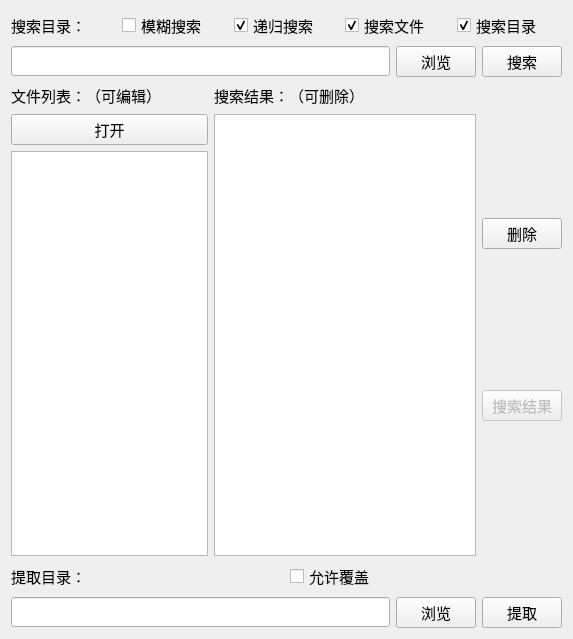
<?xml version="1.0" encoding="UTF-8"?>
<ui version="4.0">
 <class>FileExtract2</class>
 <widget class="QWidget" name="FileExtract2">
  <property name="geometry">
   <rect>
    <x>0</x>
    <y>0</y>
    <width>573</width>
    <height>639</height>
   </rect>
  </property>
  <property name="font">
   <font>
    <family>Consolas</family>
    <pointsize>11</pointsize>
   </font>
  </property>
  <property name="windowTitle">
   <string>FileExtract2</string>
  </property>
  <property name="windowIcon">
   <iconset>
    <normaloff>main.ico</normaloff>main.ico</iconset>
  </property>
  <property name="autoFillBackground">
   <bool>true</bool>
  </property>
  <layout class="QHBoxLayout" name="horizontalLayout_2">
   <item>
    <layout class="QVBoxLayout" name="verticalLayout_3">
     <item>
      <layout class="QVBoxLayout" name="verticalLayout_9">
       <item>
        <layout class="QHBoxLayout" name="horizontalLayout_16">
         <item>
          <widget class="QLabel" name="label_4">
           <property name="minimumSize">
            <size>
             <width>0</width>
             <height>25</height>
            </size>
           </property>
           <property name="text">
            <string>搜索目录：</string>
           </property>
          </widget>
         </item>
         <item>
          <widget class="QCheckBox" name="checkBox_fuzzy">
           <property name="minimumSize">
            <size>
             <width>0</width>
             <height>25</height>
            </size>
           </property>
           <property name="text">
            <string>模糊搜索</string>
           </property>
           <property name="checked">
            <bool>false</bool>
           </property>
          </widget>
         </item>
         <item>
          <widget class="QCheckBox" name="checkBox_recursion">
           <property name="minimumSize">
            <size>
             <width>0</width>
             <height>25</height>
            </size>
           </property>
           <property name="text">
            <string>递归搜索</string>
           </property>
           <property name="checked">
            <bool>true</bool>
           </property>
          </widget>
         </item>
         <item>
          <widget class="QCheckBox" name="checkBox_searchFile">
           <property name="minimumSize">
            <size>
             <width>0</width>
             <height>25</height>
            </size>
           </property>
           <property name="text">
            <string>搜索文件</string>
           </property>
           <property name="checked">
            <bool>true</bool>
           </property>
          </widget>
         </item>
         <item>
          <widget class="QCheckBox" name="checkBox_searchDir">
           <property name="minimumSize">
            <size>
             <width>0</width>
             <height>25</height>
            </size>
           </property>
           <property name="text">
            <string>搜索目录</string>
           </property>
           <property name="checked">
            <bool>true</bool>
           </property>
          </widget>
         </item>
        </layout>
       </item>
       <item>
        <layout class="QHBoxLayout" name="horizontalLayout_17" stretch="6,1,1">
         <item>
          <widget class="QLineEdit" name="lineEdit_input">
           <property name="minimumSize">
            <size>
             <width>0</width>
             <height>30</height>
            </size>
           </property>
           <property name="text">
            <string/>
           </property>
           <property name="readOnly">
            <bool>false</bool>
           </property>
          </widget>
         </item>
         <item>
          <widget class="QPushButton" name="pushButton_scaninput">
           <property name="minimumSize">
            <size>
             <width>0</width>
             <height>30</height>
            </size>
           </property>
           <property name="text">
            <string>浏览</string>
           </property>
          </widget>
         </item>
         <item>
          <widget class="QPushButton" name="pushButton_search">
           <property name="minimumSize">
            <size>
             <width>0</width>
             <height>30</height>
            </size>
           </property>
           <property name="text">
            <string>搜索</string>
           </property>
          </widget>
         </item>
        </layout>
       </item>
      </layout>
     </item>
     <item>
      <layout class="QHBoxLayout" name="horizontalLayout" stretch="3,4,1">
       <item>
        <layout class="QVBoxLayout" name="verticalLayout">
         <item>
          <widget class="QLabel" name="label_5">
           <property name="minimumSize">
            <size>
             <width>0</width>
             <height>25</height>
            </size>
           </property>
           <property name="text">
            <string>文件列表：（可编辑）</string>
           </property>
          </widget>
         </item>
         <item>
          <widget class="QPushButton" name="pushButton_scanlist">
           <property name="minimumSize">
            <size>
             <width>0</width>
             <height>30</height>
            </size>
           </property>
           <property name="text">
            <string>打开</string>
           </property>
          </widget>
         </item>
         <item>
          <widget class="QTextEdit" name="textEdit"/>
         </item>
        </layout>
       </item>
       <item>
        <layout class="QVBoxLayout" name="verticalLayout_11">
         <item>
          <widget class="QLabel" name="label_6">
           <property name="minimumSize">
            <size>
             <width>0</width>
             <height>25</height>
            </size>
           </property>
           <property name="text">
            <string>搜索结果：（可删除）</string>
           </property>
          </widget>
         </item>
         <item>
          <widget class="QListView" name="listView">
           <property name="font">
            <font>
             <family>Consolas</family>
             <pointsize>12</pointsize>
            </font>
           </property>
           <property name="editTriggers">
            <set>QAbstractItemView::NoEditTriggers</set>
           </property>
           <property name="selectionMode">
            <enum>QAbstractItemView::ExtendedSelection</enum>
           </property>
           <property name="gridSize">
            <size>
             <width>0</width>
             <height>25</height>
            </size>
           </property>
          </widget>
         </item>
        </layout>
       </item>
       <item>
        <layout class="QVBoxLayout" name="verticalLayout_2">
         <item>
          <widget class="QPushButton" name="pushButton_delete">
           <property name="minimumSize">
            <size>
             <width>0</width>
             <height>30</height>
            </size>
           </property>
           <property name="text">
            <string>删除</string>
           </property>
          </widget>
         </item>
         <item>
          <widget class="QPushButton" name="pushButton_searchresult">
           <property name="enabled">
            <bool>false</bool>
           </property>
           <property name="text">
            <string>搜索结果</string>
           </property>
          </widget>
         </item>
        </layout>
       </item>
      </layout>
     </item>
     <item>
      <layout class="QVBoxLayout" name="verticalLayout_12">
       <item>
        <layout class="QHBoxLayout" name="horizontalLayout_19">
         <item>
          <widget class="QLabel" name="label_13">
           <property name="minimumSize">
            <size>
             <width>0</width>
             <height>25</height>
            </size>
           </property>
           <property name="text">
            <string>提取目录：</string>
           </property>
          </widget>
         </item>
         <item>
          <widget class="QCheckBox" name="checkBox_override">
           <property name="minimumSize">
            <size>
             <width>0</width>
             <height>25</height>
            </size>
           </property>
           <property name="text">
            <string>允许覆盖</string>
           </property>
          </widget>
         </item>
        </layout>
       </item>
       <item>
        <layout class="QHBoxLayout" name="horizontalLayout_20" stretch="6,1,1">
         <item>
          <widget class="QLineEdit" name="lineEdit_output">
           <property name="minimumSize">
            <size>
             <width>0</width>
             <height>30</height>
            </size>
           </property>
           <property name="text">
            <string/>
           </property>
           <property name="readOnly">
            <bool>false</bool>
           </property>
          </widget>
         </item>
         <item>
          <widget class="QPushButton" name="pushButton_scanoutput">
           <property name="minimumSize">
            <size>
             <width>0</width>
             <height>30</height>
            </size>
           </property>
           <property name="text">
            <string>浏览</string>
           </property>
          </widget>
         </item>
         <item>
          <widget class="QPushButton" name="pushButton_extract">
           <property name="minimumSize">
            <size>
             <width>0</width>
             <height>30</height>
            </size>
           </property>
           <property name="text">
            <string>提取</string>
           </property>
          </widget>
         </item>
        </layout>
       </item>
      </layout>
     </item>
    </layout>
   </item>
  </layout>
 </widget>
 <layoutdefault spacing="6" margin="11"/>
 <resources/>
 <connections>
  <connection>
   <sender>textEdit</sender>
   <signal>textChanged()</signal>
   <receiver>FileExtract2</receiver>
   <slot>textEidt_textChanged()</slot>
   <hints>
    <hint type="sourcelabel">
     <x>131</x>
     <y>228</y>
    </hint>
    <hint type="destinationlabel">
     <x>572</x>
     <y>217</y>
    </hint>
   </hints>
  </connection>
  <connection>
   <sender>pushButton_search</sender>
   <signal>clicked()</signal>
   <receiver>FileExtract2</receiver>
   <slot>searchClicked()</slot>
   <hints>
    <hint type="sourcelabel">
     <x>560</x>
     <y>79</y>
    </hint>
    <hint type="destinationlabel">
     <x>572</x>
     <y>61</y>
    </hint>
   </hints>
  </connection>
  <connection>
   <sender>pushButton_delete</sender>
   <signal>clicked()</signal>
   <receiver>FileExtract2</receiver>
   <slot>deleteClicked()</slot>
   <hints>
    <hint type="sourcelabel">
     <x>560</x>
     <y>251</y>
    </hint>
    <hint type="destinationlabel">
     <x>572</x>
     <y>352</y>
    </hint>
   </hints>
  </connection>
  <connection>
   <sender>pushButton_extract</sender>
   <signal>clicked()</signal>
   <receiver>FileExtract2</receiver>
   <slot>extractClicked()</slot>
   <hints>
    <hint type="sourcelabel">
     <x>560</x>
     <y>626</y>
    </hint>
    <hint type="destinationlabel">
     <x>572</x>
     <y>581</y>
    </hint>
   </hints>
  </connection>
  <connection>
   <sender>pushButton_scaninput</sender>
   <signal>clicked()</signal>
   <receiver>FileExtract2</receiver>
   <slot>scanInputClicked()</slot>
   <hints>
    <hint type="sourcelabel">
     <x>479</x>
     <y>79</y>
    </hint>
    <hint type="destinationlabel">
     <x>572</x>
     <y>13</y>
    </hint>
   </hints>
  </connection>
  <connection>
   <sender>pushButton_scanoutput</sender>
   <signal>clicked()</signal>
   <receiver>FileExtract2</receiver>
   <slot>scanOutputClicked()</slot>
   <hints>
    <hint type="sourcelabel">
     <x>479</x>
     <y>626</y>
    </hint>
    <hint type="destinationlabel">
     <x>572</x>
     <y>536</y>
    </hint>
   </hints>
  </connection>
  <connection>
   <sender>pushButton_scanlist</sender>
   <signal>clicked()</signal>
   <receiver>FileExtract2</receiver>
   <slot>scanListClicked()</slot>
   <hints>
    <hint type="sourcelabel">
     <x>207</x>
     <y>155</y>
    </hint>
    <hint type="destinationlabel">
     <x>572</x>
     <y>134</y>
    </hint>
   </hints>
  </connection>
  <connection>
   <sender>pushButton_searchresult</sender>
   <signal>clicked()</signal>
   <receiver>FileExtract2</receiver>
   <slot>searchResultClicked()</slot>
   <hints>
    <hint type="sourcelabel">
     <x>540</x>
     <y>402</y>
    </hint>
    <hint type="destinationlabel">
     <x>571</x>
     <y>402</y>
    </hint>
   </hints>
  </connection>
 </connections>
 <slots>
  <slot>textEidt_textChanged()</slot>
  <slot>searchClicked()</slot>
  <slot>deleteClicked()</slot>
  <slot>extractClicked()</slot>
  <slot>scanInputClicked()</slot>
  <slot>scanOutputClicked()</slot>
  <slot>scanListClicked()</slot>
  <slot>searchResultClicked()</slot>
 </slots>
</ui>
